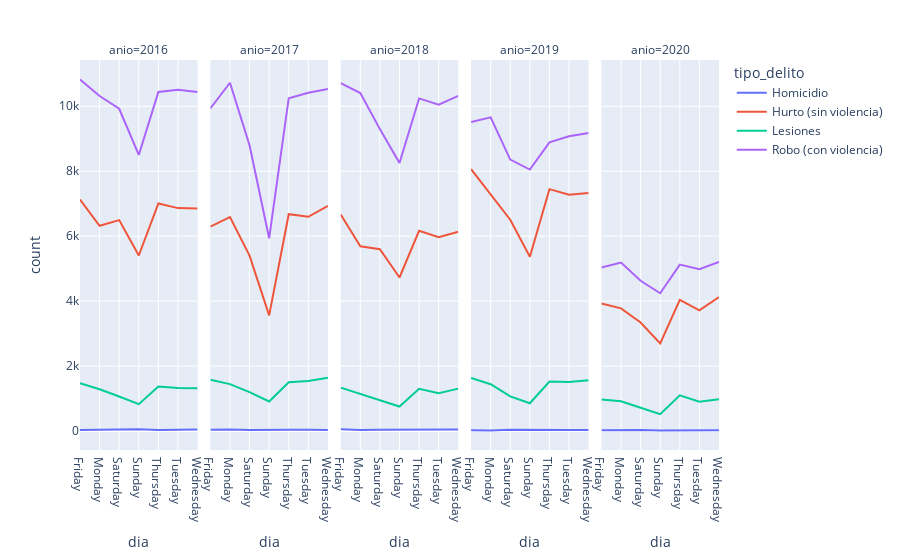

Notebook code for this chart:
### Code cell
fig = px.line(df_dia_tipo, x = 'dia', y = 'count', color = 'tipo_delito', facet_col = 'anio')
fig.show()

### Figure 1 — Plotly figure (JSON) as saved in the notebook; plotly's stock layout.template omitted (floating-point values rounded to 4 significant figures)
{"data": [{"hovertemplate": "tipo_delito=Homicidio<br>anio=2016<br>dia=%{x}<br>count=%{y}<extra></extra>", "legendgroup": "Homicidio", "line": {"color": "#636efa", "dash": "solid"}, "mode": "lines", "name": "Homicidio", "orientation": "v", "showlegend": true, "type": "scatter", "x": ["Friday", "Monday", "Saturday", "Sunday", "Thursday", "Tuesday", "Wednesday"], "xaxis": "x", "y": [31, 39, 44, 52, 28, 31, 43], "yaxis": "y"}, {"hovertemplate": "tipo_delito=Homicidio<br>anio=2017<br>dia=%{x}<br>count=%{y}<extra></extra>", "legendgroup": "Homicidio", "line": {"color": "#636efa", "dash": "solid"}, "mode": "lines", "name": "Homicidio", "orientation": "v", "showlegend": false, "type": "scatter", "x": ["Friday", "Monday", "Saturday", "Sunday", "Thursday", "Tuesday", "Wednesday"], "xaxis": "x2", "y": [38, 48, 31, 42, 35, 41, 28], "yaxis": "y2"}, {"hovertemplate": "tipo_delito=Homicidio<br>anio=2018<br>dia=%{x}<br>count=%{y}<extra></extra>", "legendgroup": "Homicidio", "line": {"color": "#636efa", "dash": "solid"}, "mode": "lines", "name": "Homicidio", "orientation": "v", "showlegend": false, "type": "scatter", "x": ["Friday", "Monday", "Saturday", "Sunday", "Thursday", "Tuesday", "Wednesday"], "xaxis": "x3", "y": [51, 33, 41, 41, 28, 27, 45], "yaxis": "y3"}, {"hovertemplate": "tipo_delito=Homicidio<br>anio=2019<br>dia=%{x}<br>count=%{y}<extra></extra>", "legendgroup": "Homicidio", "line": {"color": "#636efa", "dash": "solid"}, "mode": "lines", "name": "Homicidio", "orientation": "v", "showlegend": false, "type": "scatter", "x": ["Friday", "Monday", "Saturday", "Sunday", "Thursday", "Tuesday", "Wednesday"], "xaxis": "x4", "y": [23, 15, 38, 29, 28, 32, 33], "yaxis": "y4"}, {"hovertemplate": "tipo_delito=Homicidio<br>anio=2020<br>dia=%{x}<br>count=%{y}<extra></extra>", "legendgroup": "Homicidio", "line": {"color": "#636efa", "dash": "solid"}, "mode": "lines", "name": "Homicidio", "orientation": "v", "showlegend": false, "type": "scatter", "x": ["Friday", "Monday", "Saturday", "Sunday", "Thursday", "Tuesday", "Wednesday"], "xaxis": "x5", "y": [21, 35, 32, 18, 27, 32, 25], "yaxis": "y5"}, {"hovertemplate": "tipo_delito=Hurto (sin violencia)<br>anio=2016<br>dia=%{x}<br>count=%{y}<extra></extra>", "legendgroup": "Hurto (sin violencia)", "line": {"color": "#EF553B", "dash": "solid"}, "mode": "lines", "name": "Hurto (sin violencia)", "orientation": "v", "showlegend": true, "type": "scatter", "x": ["Friday", "Monday", "Saturday", "Sunday", "Thursday", "Tuesday", "Wednesday"], "xaxis": "x", "y": [7128, 6321, 6495, 5404, 7006, 6864, 6852], "yaxis": "y"}, {"hovertemplate": "tipo_delito=Hurto (sin violencia)<br>anio=2017<br>dia=%{x}<br>count=%{y}<extra></extra>", "legendgroup": "Hurto (sin violencia)", "line": {"color": "#EF553B", "dash": "solid"}, "mode": "lines", "name": "Hurto (sin violencia)", "orientation": "v", "showlegend": false, "type": "scatter", "x": ["Friday", "Monday", "Saturday", "Sunday", "Thursday", "Tuesday", "Wednesday"], "xaxis": "x2", "y": [6292, 6590, 5401, 3559, 6676, 6597, 6935], "yaxis": "y2"}, {"hovertemplate": "tipo_delito=Hurto (sin violencia)<br>anio=2018<br>dia=%{x}<br>count=%{y}<extra></extra>", "legendgroup": "Hurto (sin violencia)", "line": {"color": "#EF553B", "dash": "solid"}, "mode": "lines", "name": "Hurto (sin violencia)", "orientation": "v", "showlegend": false, "type": "scatter", "x": ["Friday", "Monday", "Saturday", "Sunday", "Thursday", "Tuesday", "Wednesday"], "xaxis": "x3", "y": [6667, 5686, 5597, 4727, 6164, 5966, 6134], "yaxis": "y3"}, {"hovertemplate": "tipo_delito=Hurto (sin violencia)<br>anio=2019<br>dia=%{x}<br>count=%{y}<extra></extra>", "legendgroup": "Hurto (sin violencia)", "line": {"color": "#EF553B", "dash": "solid"}, "mode": "lines", "name": "Hurto (sin violencia)", "orientation": "v", "showlegend": false, "type": "scatter", "x": ["Friday", "Monday", "Saturday", "Sunday", "Thursday", "Tuesday", "Wednesday"], "xaxis": "x4", "y": [8064, 7278, 6508, 5368, 7448, 7276, 7327], "yaxis": "y4"}, {"hovertemplate": "tipo_delito=Hurto (sin violencia)<br>anio=2020<br>dia=%{x}<br>count=%{y}<extra></extra>", "legendgroup": "Hurto (sin violencia)", "line": {"color": "#EF553B", "dash": "solid"}, "mode": "lines", "name": "Hurto (sin violencia)", "orientation": "v", "showlegend": false, "type": "scatter", "x": ["Friday", "Monday", "Saturday", "Sunday", "Thursday", "Tuesday", "Wednesday"], "xaxis": "x5", "y": [3925, 3777, 3342, 2699, 4037, 3714, 4122], "yaxis": "y5"}, {"hovertemplate": "tipo_delito=Lesiones<br>anio=2016<br>dia=%{x}<br>count=%{y}<extra></extra>", "legendgroup": "Lesiones", "line": {"color": "#00cc96", "dash": "solid"}, "mode": "lines", "name": "Lesiones", "orientation": "v", "showlegend": true, "type": "scatter", "x": ["Friday", "Monday", "Saturday", "Sunday", "Thursday", "Tuesday", "Wednesday"], "xaxis": "x", "y": [1470, 1285, 1062, 825, 1368, 1326, 1320], "yaxis": "y"}, {"hovertemplate": "tipo_delito=Lesiones<br>anio=2017<br>dia=%{x}<br>count=%{y}<extra></extra>", "legendgroup": "Lesiones", "line": {"color": "#00cc96", "dash": "solid"}, "mode": "lines", "name": "Lesiones", "orientation": "v", "showlegend": false, "type": "scatter", "x": ["Friday", "Monday", "Saturday", "Sunday", "Thursday", "Tuesday", "Wednesday"], "xaxis": "x2", "y": [1578, 1443, 1197, 910, 1499, 1541, 1641], "yaxis": "y2"}, {"hovertemplate": "tipo_delito=Lesiones<br>anio=2018<br>dia=%{x}<br>count=%{y}<extra></extra>", "legendgroup": "Lesiones", "line": {"color": "#00cc96", "dash": "solid"}, "mode": "lines", "name": "Lesiones", "orientation": "v", "showlegend": false, "type": "scatter", "x": ["Friday", "Monday", "Saturday", "Sunday", "Thursday", "Tuesday", "Wednesday"], "xaxis": "x3", "y": [1336, 1138, 952, 753, 1301, 1162, 1305], "yaxis": "y3"}, {"hovertemplate": "tipo_delito=Lesiones<br>anio=2019<br>dia=%{x}<br>count=%{y}<extra></extra>", "legendgroup": "Lesiones", "line": {"color": "#00cc96", "dash": "solid"}, "mode": "lines", "name": "Lesiones", "orientation": "v", "showlegend": false, "type": "scatter", "x": ["Friday", "Monday", "Saturday", "Sunday", "Thursday", "Tuesday", "Wednesday"], "xaxis": "x4", "y": [1634, 1439, 1065, 854, 1525, 1508, 1566], "yaxis": "y4"}, {"hovertemplate": "tipo_delito=Lesiones<br>anio=2020<br>dia=%{x}<br>count=%{y}<extra></extra>", "legendgroup": "Lesiones", "line": {"color": "#00cc96", "dash": "solid"}, "mode": "lines", "name": "Lesiones", "orientation": "v", "showlegend": false, "type": "scatter", "x": ["Friday", "Monday", "Saturday", "Sunday", "Thursday", "Tuesday", "Wednesday"], "xaxis": "x5", "y": [967, 914, 716, 517, 1096, 904, 980], "yaxis": "y5"}, {"hovertemplate": "tipo_delito=Robo (con violencia)<br>anio=2016<br>dia=%{x}<br>count=%{y}<extra></extra>", "legendgroup": "Robo (con violencia)", "line": {"color": "#ab63fa", "dash": "solid"}, "mode": "lines", "name": "Robo (con violencia)", "orientation": "v", "showlegend": true, "type": "scatter", "x": ["Friday", "Monday", "Saturday", "Sunday", "Thursday", "Tuesday", "Wednesday"], "xaxis": "x", "y": [10825, 10317, 9924, 8502, 10442, 10510, 10443], "yaxis": "y"}, {"hovertemplate": "tipo_delito=Robo (con violencia)<br>anio=2017<br>dia=%{x}<br>count=%{y}<extra></extra>", "legendgroup": "Robo (con violencia)", "line": {"color": "#ab63fa", "dash": "solid"}, "mode": "lines", "name": "Robo (con violencia)", "orientation": "v", "showlegend": false, "type": "scatter", "x": ["Friday", "Monday", "Saturday", "Sunday", "Thursday", "Tuesday", "Wednesday"], "xaxis": "x2", "y": [9937, 10725, 8801, 5935, 10249, 10419, 10535], "yaxis": "y2"}, {"hovertemplate": "tipo_delito=Robo (con violencia)<br>anio=2018<br>dia=%{x}<br>count=%{y}<extra></extra>", "legendgroup": "Robo (con violencia)", "line": {"color": "#ab63fa", "dash": "solid"}, "mode": "lines", "name": "Robo (con violencia)", "orientation": "v", "showlegend": false, "type": "scatter", "x": ["Friday", "Monday", "Saturday", "Sunday", "Thursday", "Tuesday", "Wednesday"], "xaxis": "x3", "y": [10713, 10409, 9297, 8251, 10243, 10048, 10318], "yaxis": "y3"}, {"hovertemplate": "tipo_delito=Robo (con violencia)<br>anio=2019<br>dia=%{x}<br>count=%{y}<extra></extra>", "legendgroup": "Robo (con violencia)", "line": {"color": "#ab63fa", "dash": "solid"}, "mode": "lines", "name": "Robo (con violencia)", "orientation": "v", "showlegend": false, "type": "scatter", "x": ["Friday", "Monday", "Saturday", "Sunday", "Thursday", "Tuesday", "Wednesday"], "xaxis": "x4", "y": [9517, 9661, 8359, 8052, 8890, 9076, 9179], "yaxis": "y4"}, {"hovertemplate": "tipo_delito=Robo (con violencia)<br>anio=2020<br>dia=%{x}<br>count=%{y}<extra></extra>", "legendgroup": "Robo (con violencia)", "line": {"color": "#ab63fa", "dash": "solid"}, "mode": "lines", "name": "Robo (con violencia)", "orientation": "v", "showlegend": false, "type": "scatter", "x": ["Friday", "Monday", "Saturday", "Sunday", "Thursday", "Tuesday", "Wednesday"], "xaxis": "x5", "y": [5035, 5187, 4627, 4242, 5123, 4980, 5209], "yaxis": "y5"}], "layout": {"annotations": [{"font": {}, "showarrow": false, "text": "anio=2016", "x": 0.092, "xanchor": "center", "xref": "paper", "y": 1, "yanchor": "bottom", "yref": "paper"}, {"font": {}, "showarrow": false, "text": "anio=2017", "x": 0.296, "xanchor": "center", "xref": "paper", "y": 1, "yanchor": "bottom", "yref": "paper"}, {"font": {}, "showarrow": false, "text": "anio=2018", "x": 0.5, "xanchor": "center", "xref": "paper", "y": 1, "yanchor": "bottom", "yref": "paper"}, {"font": {}, "showarrow": false, "text": "anio=2019", "x": 0.704, "xanchor": "center", "xref": "paper", "y": 1, "yanchor": "bottom", "yref": "paper"}, {"font": {}, "showarrow": false, "text": "anio=2020", "x": 0.908, "xanchor": "center", "xref": "paper", "y": 1, "yanchor": "bottom", "yref": "paper"}], "autosize": true, "legend": {"title": {"text": "tipo_delito"}, "tracegroupgap": 0}, "margin": {"t": 60}, "xaxis": {"anchor": "y", "autorange": true, "domain": [0, 0.184], "range": [0, 6], "title": {"text": "dia"}, "type": "category"}, "xaxis2": {"anchor": "y2", "autorange": true, "domain": [0.204, 0.388], "matches": "x", "range": [0, 6], "title": {"text": "dia"}, "type": "category"}, "xaxis3": {"anchor": "y3", "autorange": true, "domain": [0.408, 0.592], "matches": "x", "range": [0, 6], "title": {"text": "dia"}, "type": "category"}, "xaxis4": {"anchor": "y4", "autorange": true, "domain": [0.612, 0.796], "matches": "x", "range": [0, 6], "title": {"text": "dia"}, "type": "category"}, "xaxis5": {"anchor": "y5", "autorange": true, "domain": [0.816, 1], "matches": "x", "range": [0, 6], "title": {"text": "dia"}, "type": "category"}, "yaxis": {"anchor": "x", "autorange": true, "domain": [0, 1], "range": [-585.6, 11430.0], "title": {"text": "count"}, "type": "linear"}, "yaxis2": {"anchor": "x2", "autorange": true, "domain": [0, 1], "matches": "y", "range": [-585.6, 11430.0], "showticklabels": false, "type": "linear"}, "yaxis3": {"anchor": "x3", "autorange": true, "domain": [0, 1], "matches": "y", "range": [-585.6, 11430.0], "showticklabels": false, "type": "linear"}, "yaxis4": {"anchor": "x4", "autorange": true, "domain": [0, 1], "matches": "y", "range": [-585.6, 11430.0], "showticklabels": false, "type": "linear"}, "yaxis5": {"anchor": "x5", "autorange": true, "domain": [0, 1], "matches": "y", "range": [-585.6, 11430.0], "showticklabels": false, "type": "linear"}}}
